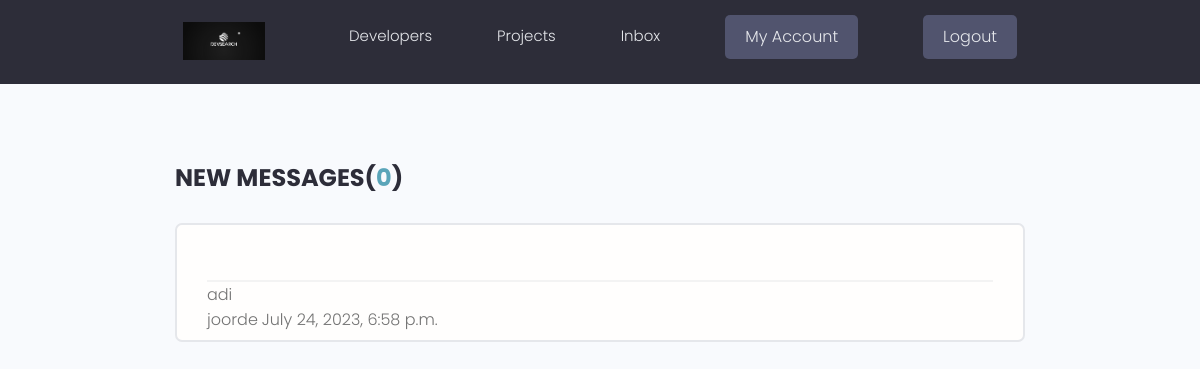
Screenshot of /inbox/ (signed in) with the database file from the repository.
### users/models.py (models this page shows, shortened)
class Message(models.Model):
    sender = models.ForeignKey(Profile, on_delete=models.SET_NULL, null=True,blank=True)
    recipient = models.ForeignKey(Profile, on_delete=models.SET_NULL, null=True,blank=True, related_name="messages")
    name = models.CharField(max_length=200,null=True,blank=True)
    email = models.CharField(max_length=200,null=True,blank=True)
    subject = models.CharField(max_length=200,null=True,blank=True)
    body = models.TextField()
    is_read = models.BooleanField(default=False,null=True)
    created = models.DateTimeField(auto_now_add=True)
    id = models.UUIDField(default=uuid.uuid4, unique=True, primary_key=True, editable=False)
    class Meta:
        ordering = ['is_read', '-created']

### users/views.py (the view)
# urls.py: path('inbox/', views.inbox, name="inbox"),
@login_required(login_url='login')
def inbox(request):
    profile = request.user.profile
    messageRequests = profile.messages.all()
    unreadCount = messageRequests.filter(is_read=False).count()
    context={'messageRequests':messageRequests,'unreadCount':unreadCount}
    return render(request,'users/inbox.html',context)

### users/templates/users/inbox.html (shortened to what this page needs)
{% extends 'main.html'%}
{%block content%}
  <main class="inbox my-xl">
    <div class="content-box">
      <h3 class="inbox__title">New Messages(<span>{{unreadCount}}</span>)</h3>
      <ul class="messages">
        {% for message in messageRequests %}
{% if message.is_read == FALSE%}
        <li class="message message--unread">
          {%else%}
          <li class="message"></li>
          {%endif%}
          <a href="{%url 'message' message.id %}">
            <span class="message__author">{{message.name}}<br></span>
            <span class="message__subject">{{message.subject}}</span>
            <span class="message__date">{{message.created}}</span>
          </a>
      {%endfor%}
      </ul>
    </div>
  </main>
{%endblock content%}

### static/styles/app.css (style rules this page uses)
:root { --color-sub: #2d2d39; }
.content-box { width: 95%; max-width: 85rem; margin: 0 auto; }
.inbox { height: 90vh; }
.inbox__title, .inbox__title span { font-size: 2.4rem; font-weight: 700; color: var(--color-sub); text-transform: uppercase; text-align: left; margin-bottom: 3rem; }
.inbox__title span { color: var(--color-main); }
.messages { list-style: none; background: var(--color-white); padding: 0.5rem 3rem; border: 2px solid var(--color-light); border-radius: 0.7rem; }
.message { padding: 2.5rem 0; }
.message:not(:last-child) { border-bottom: 2px solid var(--color-white-light); }
.message__author, .message__date { flex-basis: 25%; }
.message__subject { flex-basis: 50%; }
.message__date { text-align: right; }

### static/uikit/styles/modules/_variables.css (style rules this page uses)
:root { --color-main: #5aa5b9; --color-main-light: #e6faff; --color-sub: #3f4156; --color-sub-light: #51546e; --color-sub-lighter: #ededfd; --color-text: #737373; --color-gray: #8b8b8b; --color-light: #e5e7eb; --color-light-gray: #767676; --color-bg: #f8fafd; --color-white: #fffefd; --color-white-light: #f3f3f3; --color-success: #359e64; --color-success-bg: #def8e8; --color-error: #fc4b0b; --color-error-bg: #fff2ee; --font-base: 'Poppins', arial, helvetica, 'Segoe UI', roboto, ubuntu, sans-serif; --font-monospace: 'Fira Code', 'Courier New', courier, monospace; --font-regular: 300; --font-medium: 500; --font-bold: 700; --generic-shadow: 1px 1px 5px #00000010; --generic-transition: all 0.3s ease-in-out; }

### static/uikit/styles/modules/_base.css (style rules this page uses)
* { margin: 0; padding: 0; box-sizing: border-box; text-rendering: optimizeLegibility; color: inherit; font-size: inherit; }
html { font-size: 50%; }
@media only screen and (min-width: 480px) { html { font-size: 56.25%; } }
@media only screen and (min-width: 1200px) { html { font-size: 62.5%; } }
body { line-height: 1.6; font-weight: 400; font-size: 1.5rem; color: var(--color-text); background-color: var(--color-bg); min-height: 100vh; }

### static/uikit/styles/modules/_typography.css (style rules this page uses)
* { font-family: var(--font-base); }
h3 { font-size: 3.2rem; font-weight: var(--font-medium); }
p, span, strong { font-size: 1.6rem; color: var(--color-text); font-weight: var(--font-regular); }
a { padding-bottom: 2px; text-decoration: none; display: inline-block; color: var(--color-main); font-weight: var(--font-medium); }

### static/uikit/styles/modules/_utilities.css (style rules this page uses)
.my-xl { margin: 8rem auto; }

### rows the page displays
Message: is_read True (drawn), name "adi", subject "joorde", created "July 24, 2023, 6:58 p.m."

### other values shown
{{ unreadCount }} "0"
